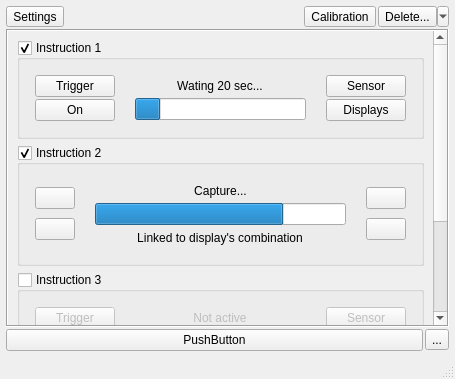
<?xml version="1.0" encoding="UTF-8"?>
<ui version="4.0">
 <class>MainWindow</class>
 <widget class="QMainWindow" name="MainWindow">
  <property name="geometry">
   <rect>
    <x>0</x>
    <y>0</y>
    <width>455</width>
    <height>379</height>
   </rect>
  </property>
  <property name="minimumSize">
   <size>
    <width>455</width>
    <height>0</height>
   </size>
  </property>
  <property name="windowTitle">
   <string>MainWindow</string>
  </property>
  <widget class="QWidget" name="centralwidget">
   <layout class="QVBoxLayout" name="verticalLayout_2">
    <property name="spacing">
     <number>2</number>
    </property>
    <property name="leftMargin">
     <number>6</number>
    </property>
    <property name="topMargin">
     <number>6</number>
    </property>
    <property name="rightMargin">
     <number>6</number>
    </property>
    <property name="bottomMargin">
     <number>6</number>
    </property>
    <item>
     <layout class="QHBoxLayout" name="horizontalLayout_2">
      <item>
       <widget class="QToolButton" name="toolButton">
        <property name="text">
         <string>Settings</string>
        </property>
        <property name="icon">
         <iconset>
          <normaloff>../../resources/google/settings_FILL0_wght200_GRAD0_opsz48.svg</normaloff>../../resources/google/settings_FILL0_wght200_GRAD0_opsz48.svg</iconset>
        </property>
        <property name="iconSize">
         <size>
          <width>32</width>
          <height>32</height>
         </size>
        </property>
        <property name="toolButtonStyle">
         <enum>Qt::ToolButtonTextBesideIcon</enum>
        </property>
       </widget>
      </item>
      <item>
       <spacer name="horizontalSpacer">
        <property name="orientation">
         <enum>Qt::Horizontal</enum>
        </property>
        <property name="sizeHint" stdset="0">
         <size>
          <width>40</width>
          <height>20</height>
         </size>
        </property>
       </spacer>
      </item>
      <item>
       <widget class="QToolButton" name="toolButton_5">
        <property name="text">
         <string>Calibration</string>
        </property>
        <property name="icon">
         <iconset>
          <normaloff>../../resources/google/display_settings_FILL0_wght200_GRAD0_opsz48.svg</normaloff>../../resources/google/display_settings_FILL0_wght200_GRAD0_opsz48.svg</iconset>
        </property>
        <property name="iconSize">
         <size>
          <width>32</width>
          <height>32</height>
         </size>
        </property>
        <property name="toolButtonStyle">
         <enum>Qt::ToolButtonTextBesideIcon</enum>
        </property>
       </widget>
      </item>
      <item>
       <widget class="QToolButton" name="toolButton_9">
        <property name="text">
         <string>Delete...</string>
        </property>
        <property name="icon">
         <iconset>
          <normaloff>../../resources/google/delete_FILL0_wght200_GRAD0_opsz48.svg</normaloff>../../resources/google/delete_FILL0_wght200_GRAD0_opsz48.svg</iconset>
        </property>
        <property name="iconSize">
         <size>
          <width>32</width>
          <height>32</height>
         </size>
        </property>
        <property name="popupMode">
         <enum>QToolButton::MenuButtonPopup</enum>
        </property>
        <property name="toolButtonStyle">
         <enum>Qt::ToolButtonTextBesideIcon</enum>
        </property>
       </widget>
      </item>
     </layout>
    </item>
    <item>
     <widget class="QScrollArea" name="scrollArea">
      <property name="frameShape">
       <enum>QFrame::Box</enum>
      </property>
      <property name="frameShadow">
       <enum>QFrame::Sunken</enum>
      </property>
      <property name="widgetResizable">
       <bool>true</bool>
      </property>
      <widget class="QWidget" name="scrollAreaWidgetContents_2">
       <property name="geometry">
        <rect>
         <x>0</x>
         <y>0</y>
         <width>422</width>
         <height>520</height>
        </rect>
       </property>
       <layout class="QVBoxLayout" name="verticalLayout_9">
        <item>
         <widget class="QGroupBox" name="groupBox_3">
          <property name="title">
           <string>Instruction 1</string>
          </property>
          <property name="checkable">
           <bool>true</bool>
          </property>
          <layout class="QHBoxLayout" name="horizontalLayout_3">
           <property name="spacing">
            <number>2</number>
           </property>
           <property name="leftMargin">
            <number>6</number>
           </property>
           <property name="topMargin">
            <number>6</number>
           </property>
           <property name="rightMargin">
            <number>6</number>
           </property>
           <property name="bottomMargin">
            <number>6</number>
           </property>
           <item>
            <widget class="QFrame" name="frame_4">
             <property name="frameShape">
              <enum>QFrame::NoFrame</enum>
             </property>
             <property name="frameShadow">
              <enum>QFrame::Raised</enum>
             </property>
             <layout class="QVBoxLayout" name="verticalLayout_3">
              <property name="spacing">
               <number>2</number>
              </property>
              <item>
               <widget class="QPushButton" name="pushButton_2">
                <property name="text">
                 <string>Trigger</string>
                </property>
                <property name="icon">
                 <iconset>
                  <normaloff>../../resources/google/chronic_FILL0_wght200_GRAD0_opsz48.svg</normaloff>../../resources/google/chronic_FILL0_wght200_GRAD0_opsz48.svg</iconset>
                </property>
                <property name="iconSize">
                 <size>
                  <width>32</width>
                  <height>32</height>
                 </size>
                </property>
               </widget>
              </item>
              <item>
               <widget class="QPushButton" name="pushButton">
                <property name="text">
                 <string>On</string>
                </property>
               </widget>
              </item>
             </layout>
            </widget>
           </item>
           <item>
            <widget class="QFrame" name="frame_5">
             <property name="frameShape">
              <enum>QFrame::NoFrame</enum>
             </property>
             <property name="frameShadow">
              <enum>QFrame::Raised</enum>
             </property>
             <layout class="QVBoxLayout" name="verticalLayout_4">
              <property name="spacing">
               <number>2</number>
              </property>
              <item alignment="Qt::AlignHCenter">
               <widget class="QToolButton" name="toolButton_3">
                <property name="text">
                 <string>Wating 20 sec...</string>
                </property>
                <property name="icon">
                 <iconset>
                  <normaloff>../../resources/google/open_in_new_FILL0_wght200_GRAD0_opsz48.svg</normaloff>../../resources/google/open_in_new_FILL0_wght200_GRAD0_opsz48.svg</iconset>
                </property>
                <property name="toolButtonStyle">
                 <enum>Qt::ToolButtonTextBesideIcon</enum>
                </property>
                <property name="autoRaise">
                 <bool>true</bool>
                </property>
               </widget>
              </item>
              <item>
               <widget class="QProgressBar" name="progressBar">
                <property name="value">
                 <number>15</number>
                </property>
                <property name="textVisible">
                 <bool>false</bool>
                </property>
                <property name="invertedAppearance">
                 <bool>false</bool>
                </property>
               </widget>
              </item>
             </layout>
            </widget>
           </item>
           <item>
            <widget class="QFrame" name="frame_6">
             <property name="frameShape">
              <enum>QFrame::NoFrame</enum>
             </property>
             <property name="frameShadow">
              <enum>QFrame::Raised</enum>
             </property>
             <layout class="QVBoxLayout" name="verticalLayout_5">
              <property name="spacing">
               <number>2</number>
              </property>
              <item>
               <widget class="QPushButton" name="pushButton_4">
                <property name="text">
                 <string>Sensor</string>
                </property>
                <property name="icon">
                 <iconset>
                  <normaloff>../../resources/google/photo_camera_FILL0_wght200_GRAD0_opsz48.svg</normaloff>../../resources/google/photo_camera_FILL0_wght200_GRAD0_opsz48.svg</iconset>
                </property>
                <property name="iconSize">
                 <size>
                  <width>32</width>
                  <height>32</height>
                 </size>
                </property>
                <property name="checkable">
                 <bool>false</bool>
                </property>
               </widget>
              </item>
              <item>
               <widget class="QPushButton" name="pushButton_3">
                <property name="text">
                 <string>Displays</string>
                </property>
                <property name="icon">
                 <iconset>
                  <normaloff>../../resources/google/monitor_FILL0_wght200_GRAD0_opsz48.svg</normaloff>../../resources/google/monitor_FILL0_wght200_GRAD0_opsz48.svg</iconset>
                </property>
                <property name="iconSize">
                 <size>
                  <width>32</width>
                  <height>32</height>
                 </size>
                </property>
               </widget>
              </item>
             </layout>
            </widget>
           </item>
          </layout>
         </widget>
        </item>
        <item>
         <widget class="QGroupBox" name="groupBox_7">
          <property name="title">
           <string>Instruction 2</string>
          </property>
          <property name="checkable">
           <bool>true</bool>
          </property>
          <layout class="QHBoxLayout" name="horizontalLayout_4">
           <property name="spacing">
            <number>2</number>
           </property>
           <property name="leftMargin">
            <number>6</number>
           </property>
           <property name="topMargin">
            <number>6</number>
           </property>
           <property name="rightMargin">
            <number>6</number>
           </property>
           <property name="bottomMargin">
            <number>6</number>
           </property>
           <item>
            <widget class="QFrame" name="frame_8">
             <property name="frameShape">
              <enum>QFrame::NoFrame</enum>
             </property>
             <property name="frameShadow">
              <enum>QFrame::Raised</enum>
             </property>
             <layout class="QVBoxLayout" name="verticalLayout_6">
              <property name="spacing">
               <number>2</number>
              </property>
              <item>
               <widget class="QPushButton" name="pushButton_5">
                <property name="text">
                 <string/>
                </property>
                <property name="icon">
                 <iconset>
                  <normaloff>../../resources/google/sensors_FILL0_wght200_GRAD0_opsz48.svg</normaloff>../../resources/google/sensors_FILL0_wght200_GRAD0_opsz48.svg</iconset>
                </property>
                <property name="iconSize">
                 <size>
                  <width>32</width>
                  <height>32</height>
                 </size>
                </property>
               </widget>
              </item>
              <item>
               <widget class="QPushButton" name="pushButton_6">
                <property name="text">
                 <string/>
                </property>
                <property name="icon">
                 <iconset>
                  <normaloff>../../resources/google/fast_forward_FILL0_wght200_GRAD0_opsz48.svg</normaloff>../../resources/google/fast_forward_FILL0_wght200_GRAD0_opsz48.svg</iconset>
                </property>
                <property name="iconSize">
                 <size>
                  <width>16</width>
                  <height>16</height>
                 </size>
                </property>
               </widget>
              </item>
             </layout>
            </widget>
           </item>
           <item>
            <widget class="QFrame" name="frame_9">
             <property name="frameShape">
              <enum>QFrame::NoFrame</enum>
             </property>
             <property name="frameShadow">
              <enum>QFrame::Raised</enum>
             </property>
             <layout class="QVBoxLayout" name="verticalLayout_7">
              <property name="spacing">
               <number>2</number>
              </property>
              <item alignment="Qt::AlignHCenter">
               <widget class="QToolButton" name="toolButton_4">
                <property name="text">
                 <string>Capture...</string>
                </property>
                <property name="icon">
                 <iconset>
                  <normaloff>../../resources/google/open_in_new_FILL0_wght200_GRAD0_opsz48.svg</normaloff>../../resources/google/open_in_new_FILL0_wght200_GRAD0_opsz48.svg</iconset>
                </property>
                <property name="toolButtonStyle">
                 <enum>Qt::ToolButtonTextBesideIcon</enum>
                </property>
                <property name="autoRaise">
                 <bool>true</bool>
                </property>
               </widget>
              </item>
              <item>
               <widget class="QProgressBar" name="progressBar_2">
                <property name="value">
                 <number>75</number>
                </property>
                <property name="textVisible">
                 <bool>false</bool>
                </property>
                <property name="invertedAppearance">
                 <bool>false</bool>
                </property>
               </widget>
              </item>
              <item alignment="Qt::AlignHCenter">
               <widget class="QToolButton" name="toolButton_8">
                <property name="text">
                 <string>Linked to display's combination</string>
                </property>
                <property name="icon">
                 <iconset>
                  <normaloff>../../resources/google/data_info_alert_FILL0_wght200_GRAD0_opsz48.svg</normaloff>../../resources/google/data_info_alert_FILL0_wght200_GRAD0_opsz48.svg</iconset>
                </property>
                <property name="toolButtonStyle">
                 <enum>Qt::ToolButtonTextBesideIcon</enum>
                </property>
                <property name="autoRaise">
                 <bool>true</bool>
                </property>
               </widget>
              </item>
             </layout>
            </widget>
           </item>
           <item>
            <widget class="QFrame" name="frame_10">
             <property name="frameShape">
              <enum>QFrame::NoFrame</enum>
             </property>
             <property name="frameShadow">
              <enum>QFrame::Raised</enum>
             </property>
             <layout class="QVBoxLayout" name="verticalLayout_8">
              <property name="spacing">
               <number>2</number>
              </property>
              <item>
               <widget class="QPushButton" name="pushButton_7">
                <property name="text">
                 <string/>
                </property>
                <property name="icon">
                 <iconset>
                  <normaloff>../../resources/google/photo_camera_FILL0_wght200_GRAD0_opsz48.svg</normaloff>../../resources/google/photo_camera_FILL0_wght200_GRAD0_opsz48.svg</iconset>
                </property>
                <property name="iconSize">
                 <size>
                  <width>32</width>
                  <height>32</height>
                 </size>
                </property>
               </widget>
              </item>
              <item>
               <widget class="QPushButton" name="pushButton_8">
                <property name="text">
                 <string/>
                </property>
                <property name="icon">
                 <iconset>
                  <normaloff>../../resources/google/monitor_FILL0_wght200_GRAD0_opsz48.svg</normaloff>../../resources/google/monitor_FILL0_wght200_GRAD0_opsz48.svg</iconset>
                </property>
                <property name="iconSize">
                 <size>
                  <width>32</width>
                  <height>32</height>
                 </size>
                </property>
               </widget>
              </item>
             </layout>
            </widget>
           </item>
          </layout>
         </widget>
        </item>
        <item>
         <widget class="QGroupBox" name="groupBox_8">
          <property name="title">
           <string>Instruction 3</string>
          </property>
          <property name="checkable">
           <bool>true</bool>
          </property>
          <property name="checked">
           <bool>false</bool>
          </property>
          <layout class="QHBoxLayout" name="horizontalLayout_6">
           <property name="spacing">
            <number>2</number>
           </property>
           <property name="leftMargin">
            <number>6</number>
           </property>
           <property name="topMargin">
            <number>6</number>
           </property>
           <property name="rightMargin">
            <number>6</number>
           </property>
           <property name="bottomMargin">
            <number>6</number>
           </property>
           <item>
            <widget class="QFrame" name="frame_11">
             <property name="frameShape">
              <enum>QFrame::NoFrame</enum>
             </property>
             <property name="frameShadow">
              <enum>QFrame::Raised</enum>
             </property>
             <layout class="QVBoxLayout" name="verticalLayout_10">
              <property name="spacing">
               <number>2</number>
              </property>
              <item>
               <widget class="QPushButton" name="pushButton_10">
                <property name="text">
                 <string>Trigger</string>
                </property>
                <property name="icon">
                 <iconset>
                  <normaloff>../../resources/google/chronic_FILL0_wght200_GRAD0_opsz48.svg</normaloff>../../resources/google/chronic_FILL0_wght200_GRAD0_opsz48.svg</iconset>
                </property>
                <property name="iconSize">
                 <size>
                  <width>32</width>
                  <height>32</height>
                 </size>
                </property>
               </widget>
              </item>
              <item>
               <widget class="QPushButton" name="pushButton_11">
                <property name="text">
                 <string>On</string>
                </property>
               </widget>
              </item>
             </layout>
            </widget>
           </item>
           <item>
            <widget class="QFrame" name="frame_12">
             <property name="frameShape">
              <enum>QFrame::NoFrame</enum>
             </property>
             <property name="frameShadow">
              <enum>QFrame::Raised</enum>
             </property>
             <layout class="QVBoxLayout" name="verticalLayout_11">
              <property name="spacing">
               <number>2</number>
              </property>
              <item alignment="Qt::AlignHCenter">
               <widget class="QToolButton" name="toolButton_6">
                <property name="text">
                 <string>Not active</string>
                </property>
                <property name="icon">
                 <iconset>
                  <normaloff>../../resources/google/open_in_new_FILL0_wght200_GRAD0_opsz48.svg</normaloff>../../resources/google/open_in_new_FILL0_wght200_GRAD0_opsz48.svg</iconset>
                </property>
                <property name="toolButtonStyle">
                 <enum>Qt::ToolButtonTextBesideIcon</enum>
                </property>
                <property name="autoRaise">
                 <bool>true</bool>
                </property>
               </widget>
              </item>
              <item>
               <widget class="QProgressBar" name="progressBar_3">
                <property name="value">
                 <number>0</number>
                </property>
                <property name="textVisible">
                 <bool>false</bool>
                </property>
                <property name="invertedAppearance">
                 <bool>false</bool>
                </property>
               </widget>
              </item>
             </layout>
            </widget>
           </item>
           <item>
            <widget class="QFrame" name="frame_13">
             <property name="frameShape">
              <enum>QFrame::NoFrame</enum>
             </property>
             <property name="frameShadow">
              <enum>QFrame::Raised</enum>
             </property>
             <layout class="QVBoxLayout" name="verticalLayout_12">
              <property name="spacing">
               <number>2</number>
              </property>
              <item>
               <widget class="QPushButton" name="pushButton_12">
                <property name="text">
                 <string>Sensor</string>
                </property>
                <property name="icon">
                 <iconset>
                  <normaloff>../../resources/google/sensors_off_FILL0_wght200_GRAD0_opsz48.svg</normaloff>../../resources/google/sensors_off_FILL0_wght200_GRAD0_opsz48.svg</iconset>
                </property>
                <property name="iconSize">
                 <size>
                  <width>32</width>
                  <height>32</height>
                 </size>
                </property>
               </widget>
              </item>
              <item>
               <widget class="QPushButton" name="pushButton_13">
                <property name="text">
                 <string>Displays</string>
                </property>
                <property name="icon">
                 <iconset>
                  <normaloff>../../resources/google/desktop_access_disabled_FILL0_wght200_GRAD0_opsz48.svg</normaloff>../../resources/google/desktop_access_disabled_FILL0_wght200_GRAD0_opsz48.svg</iconset>
                </property>
                <property name="iconSize">
                 <size>
                  <width>32</width>
                  <height>32</height>
                 </size>
                </property>
               </widget>
              </item>
             </layout>
            </widget>
           </item>
          </layout>
         </widget>
        </item>
        <item>
         <layout class="QGridLayout" name="gridLayout">
          <property name="leftMargin">
           <number>16</number>
          </property>
          <property name="topMargin">
           <number>24</number>
          </property>
          <property name="rightMargin">
           <number>16</number>
          </property>
          <property name="bottomMargin">
           <number>24</number>
          </property>
          <item row="0" column="0">
           <widget class="QToolButton" name="toolButton_10">
            <property name="text">
             <string>Add new instruction</string>
            </property>
            <property name="icon">
             <iconset>
              <normaloff>../../resources/google/new_window_FILL0_wght200_GRAD0_opsz48.svg</normaloff>../../resources/google/new_window_FILL0_wght200_GRAD0_opsz48.svg</iconset>
            </property>
            <property name="iconSize">
             <size>
              <width>24</width>
              <height>24</height>
             </size>
            </property>
            <property name="toolButtonStyle">
             <enum>Qt::ToolButtonTextBesideIcon</enum>
            </property>
           </widget>
          </item>
         </layout>
        </item>
        <item>
         <spacer name="verticalSpacer">
          <property name="orientation">
           <enum>Qt::Vertical</enum>
          </property>
          <property name="sizeHint" stdset="0">
           <size>
            <width>20</width>
            <height>40</height>
           </size>
          </property>
         </spacer>
        </item>
        <item>
         <widget class="QLabel" name="label">
          <property name="enabled">
           <bool>false</bool>
          </property>
          <property name="text">
           <string>- Strange Dog Workshop -</string>
          </property>
          <property name="alignment">
           <set>Qt::AlignCenter</set>
          </property>
         </widget>
        </item>
       </layout>
      </widget>
     </widget>
    </item>
    <item>
     <layout class="QHBoxLayout" name="horizontalLayout_5">
      <item>
       <widget class="QPushButton" name="pushButton_9">
        <property name="text">
         <string>PushButton</string>
        </property>
       </widget>
      </item>
      <item>
       <widget class="QToolButton" name="toolButton_2">
        <property name="text">
         <string>...</string>
        </property>
       </widget>
      </item>
     </layout>
    </item>
   </layout>
  </widget>
  <widget class="QMenuBar" name="menubar">
   <property name="geometry">
    <rect>
     <x>0</x>
     <y>0</y>
     <width>455</width>
     <height>21</height>
    </rect>
   </property>
   <property name="defaultUp">
    <bool>false</bool>
   </property>
  </widget>
  <widget class="QStatusBar" name="statusbar"/>
 </widget>
 <resources>
  <include location="../../resources/pyqt_resources.qrc"/>
 </resources>
 <connections/>
</ui>
